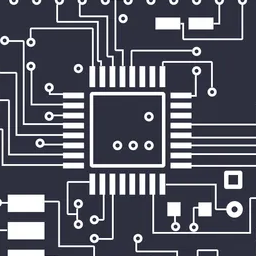
#> input picture Lab-session/resources/circ.png, 256 x 256 px, found by its file name
$ jupyter execute tpbologna_solved.ipynb
#> lines starting #> are read from the running program, lines starting #| are printed output that depends on the picture; long printed decimals are rounded
# <span style="color:rgb(213,80,0)">Denoising Using Low\-Rank Approximation</span>

## Introduction

The idea is  to identify the best way to approximate a given matrix $A$ with another one with a lower rank. Such a matrix is called a  *low\-rank approximation.* Usually, these methods imply imposing the target rank $k$ , but in this tutorial we will focus on a relaxation using the nuclear norm.

**Low\-Rank Structure in Data**

Many real\-world datasets, especially those related to images, videos, and sensor readings, exhibit an underlying low\-rank structure. This means that the essential information contained in the data can be represented by a matrix with significantly fewer non\-zero singular values. For example, in images, pixels are often highly correlated due to the continuous nature of visual scenes, resulting in a low\-rank representation. This redundancy can be exploited to distinguish between the meaningful signal and the random noise.

#### **Applications**
-   **Compression \-**  A low\-rank approximation offers a compressed (albeit lossy) version of the matrix. While the original matrix A of size n x m is represented by nm numbers, describing it as a rank k matrix allows it to be eexpressed as $XY^T$ where $X$ is of size $n\times k$ and $Y$ of size $m\times k$ , which  only requires  $k(n+m)$ numbers. If $k$ is small compared to $n$ and $m$ , substituting their product with their sum yields significant savings.
-   **Robust PCA \-** Another example of matrix optimization problem involving a nuclear norm regularization is robust PCA. More generally, matrix optimization problems involving sparsity promoting criteria find broad applications in Data Science since they are at the core of techniques such as GLASSO or matrix completion.
-  **Denoising \-** If $A$ is a noisy version of some "ground truth" signal that is approximately low\-rank, then approximating $A$ with a low\-rank matrix can effectively reduce noise while preserving the signal. This process results in a matrix that is more informative than the original noisy data.
-   **Updating Big ML Models \-**  One modern application of low\-rank matrix approximations is for fine\-tuning large models. In the context of large language models (LLMs) with billions (or more) parameters, one often uses an off\-the\-shelf model trained on a vast, generic corpus (e.g., text from the web). Fine\-tuning involves a second round of training on a domain\-specific dataset, which is typically much smaller. Examples of fine\-tuning tasks include datasets of customer service exchanges, Ed forum questions and answers, medical reports, etc. The challenge with fine\-tuning is the computational expense of updating such large models. The 2021 paper "LORA: Low\-Rank Adaptation of Large Language Models"  argues that fine\-tuning updates are generally close to low\-rank, and  one can explicitly learn these updates in their factorized form, effectively reducing the number of parameters to be trained.

Let's get started!

[cell 1]
import numpy as np
import matplotlib.pyplot as plt
from PIL import Image

## 1. Load image and degrade data

We consider a denoising problem. We want to approximate the original image $x$ which was corrupted by additive noise.

 $\tilde{x} =x+n$ , where $n\in \mathcal{N}(0,\alpha I)$ .

You should create your own version of noisy image.

Load the images provided in the folder and add a perturbation. You can control the perturbation level. Reseize the image to make it square. Normalize the image between $[0, 1]$.

[cell 2]
img = Image.open('circ.png').convert('L')
Xtrue = np.asarray(img) / 255
M,N = np.shape(Xtrue)
#> M = 256; N = 256

sb = 0.6;
Xtilde = Xtrue + sb * np.random.rand(M, N);
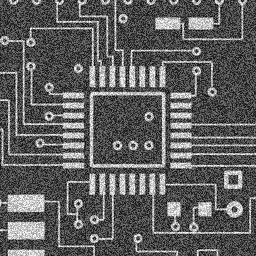
#> Xtilde: shape (256, 256) float64; min 0.0777, max 1.6, mean 0.649; drawn with min black and max white

Now plot the two images $x$ and $\tilde{x}$ .

[cell 3]
plt.imshow(Xtrue, cmap='gray')

[cell 4]
plt.imshow(Xtilde, cmap='gray')

### 2. Dual Forward Backward

For this denosing problem we focus on nuclear norm penalization, considering the following optimization problem.

 $x_{\gamma } ={\textrm{argmin}}_{x\ge 0} ~~\frac{1}{2}\|\tilde{x} -x{\|}_{{\mathrm{F}}}^2 +\lambda \|x{\|}_*$ ,

where $\|\cdot {\|}_F$ is the Frobenius norm and $\|\cdot {\|}_*$ is the nuclear norm, i.e. the sum of the singular values of $x$ . The nuclear norm regularization encourages the solution to have a low rank, making it effective in denoising.

To solve our problem, we will use Dual Forward\-Backward algorithm, which is one of the most powerful proximal methods. The algorithm to be implemented is as follows.

<p style="text-align:left">

</p>

Implement the algorithm and play with different values of the hyperparameters to obtain the best results. Check the cost at each iteration and stop the algorithm if it reaches a certain precision.

[cell 5]
def DFB(Xtilde, lambda_, nitm, prec):
    """
    Dual Forward-Backward algorithm
    Xtilde : reference matrix
    lambda_ : nuclear norm regularization parameter
    nitm : maximum number of iterations
    prec : precision for stopping test
    Returns:
    X : output primal variable
    Y : output dual variable
    cost : cost values along iteration
    """
    Y = np.zeros_like(Xtilde)
    gamma = 1.99
    cost_old = -1
    cost = []

    for nit in range(nitm):
        X = Xtilde - Y
        X[X < 0] = 0  # nonnegativity constraint

        Yt = Y + gamma * X
        U, D, Vt = np.linalg.svd(Yt, full_matrices=False)
        d_thresh = np.maximum((D - lambda_) / gamma, 0)
        PYt = U @ np.diag(d_thresh) @ Vt  # nuclear norm penalization
        Y = Yt - gamma * PYt

        U, D, Vt = np.linalg.svd(X, full_matrices=False)
        current_cost = np.linalg.norm(X - Xtilde, 'fro') ** 2 / 2 + lambda_ * np.sum(D)
        cost.append(current_cost)
        print(f"{nit+1}: cost= {current_cost}")

        if nit > 0 and abs(current_cost - cost_old) < prec * cost_old:
            break

        cost_old = current_cost

    return X,Y, cost, nit

### 3. Accelerated Dual\-Forward Backward

There is also possible to implement an accelerated version of the algorithm.

<p style="text-align:left">

</p>

Write a Matlab function that implements the FISTA algorithm. Play with different values of the hyperparameters to obtain the best results. Check the cost at each iteration and stop the algorithm if it reaches a certain precision.

[cell 6]
def DFBa(Xtilde, lambda_, nitm, prec):
    """
    Accelerated Dual Forward-Backward algorithm
    Xtilde : reference matrix
    lambda_ : nuclear norm regularization parameter
    nitm : maximum number of iterations
    prec : precision for stopping test
    Returns:
    X : output primal variable
    Y : output dual variable
    cost : cost values along iteration
    nit : number of iterations
    """
    Y = np.zeros_like(Xtilde)
    Z = Y.copy()
    gamma = 1
    zeta = 2.1
    Yold = Y.copy()
    cost_old = -1
    cost = []

    for nit in range(nitm):
        zeta = (nit - 1) / (nit + zeta)
        Z = Y + zeta * (Y - Yold)
        X = Xtilde - Z
        X[X < 0] = 0  # nonnegativity constraint

        Yt = Z + gamma * X
        U, D, Vt = np.linalg.svd(Yt, full_matrices=False)
        d_thresh = np.maximum((D - lambda_) / gamma, 0)
        PYt = U @ np.diag(d_thresh) @ Vt  # nuclear norm penalization
        Yold = Y.copy()
        Y = Yt - gamma * PYt

        U, D, Vt = np.linalg.svd(X, full_matrices=False)
        current_cost = np.linalg.norm(X - Xtilde, 'fro') ** 2 / 2 + lambda_ * np.sum(D)
        cost.append(current_cost)
        print(f"{nit + 1}: cost= {current_cost}")

        if nit > 1 and abs(current_cost - cost_old) < prec * cost_old:
            break

        cost_old = current_cost

    return X, Y, cost, nit

### 4. Comparison

Compare the two methods from the convergence speed view\-point. Plot the convergence curves of both algorithms on the same graph.

[cell 7]
nitm = 150;
lam = 5;
prec = 1e-6;

X,Y,cost,niter = DFB(Xtilde,lam,nitm,prec);
#> the loop in DFB, `for nit in range(nitm):` made 150 passes
#> (current_cost, cost_old) on passes 1 to 12: (5059.8, 5059.8), (5199.8, 5199.8), (3867.9, 3867.9), (5149.7, 5149.7), (3844.4, 3844.4), (5100.8, 5100.8), (3821.6, 3821.6), (5053, 5053), (3799.3, 3799.3), (5006.4, 5006.4), (3777.7, 3777.7), (4960.8, 4960.8)
#| 1: cost= 5059.796
#| 2: cost= 5199.806
#| 3: cost= 3867.923
#| 4: cost= 5149.709
#| 5: cost= 3844.422
#| 6: cost= 5100.789
#| 7: cost= 3821.564
#| 8: cost= 5053.015
#> (further printed lines are left out)
#> pass 1, in DFB, `U, D, Vt = np.linalg.svd(Yt, full_matrices=False)`:
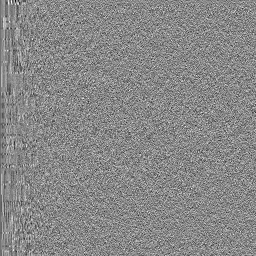
#> U: shape (256, 256) float64; min -0.333, max 0.289, mean -0.000255; drawn with min black and max white
#> pass 1, in DFB, `U, D, Vt = np.linalg.svd(Yt, full_matrices=False)`:
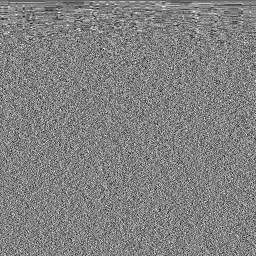
#> Vt: shape (256, 256) float64; min -0.278, max 0.268, mean -0.000282; drawn with min black and max white
#> pass 1, in DFB, `PYt = U @ np.diag(d_thresh) @ Vt`:
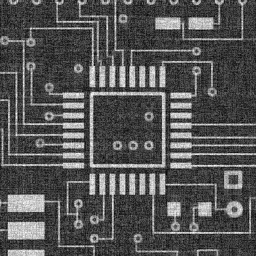
#> PYt: shape (256, 256) float64; min 0.198, max 1.53, mean 0.64; drawn with min black and max white
#> after the loop in DFB, `for nit in range(nitm):`:
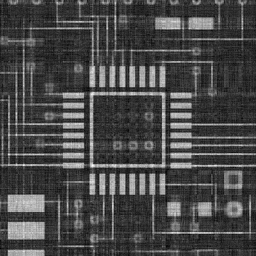
#> X: shape (256, 256) float64; min 0.247, max 1.6, mean 0.63; drawn with min black and max white
#> after the loop in DFB, `for nit in range(nitm):`: cost = 150 values, max 5199.8 at index 1, min 3091.3 at index 148, mean 3724.7
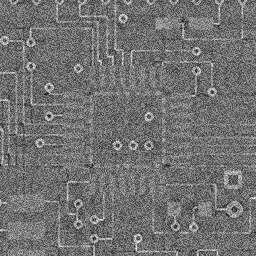
#> Y: shape (256, 256) float64; min -0.683, max 0.886, mean 0.0192; drawn with min black and max white
#> niter = 149

[cell 8]
[X_F,Y_F,cost_F,niter_F] = DFBa(Xtilde,lam,nitm,prec);
#> the loop in DFBa, `for nit in range(nitm):` made 3 passes
#> (current_cost, cost_old) on passes 1 to 2: (5059.8, 5059.8), (2911.4, 2911.4)
#> current_cost on pass 3: 2911.4
#| 1: cost= 5059.796
#| 2: cost= 2911.407
#| 3: cost= 2911.407
#> after the loop in DFBa, `for nit in range(nitm):`: cost = [5059.8, 2911.4, 2911.4]; zeta = 0.5
#> cost_F = [5059.8, 2911.4, 2911.4]; niter_F = 2

Compute the difference $\| x_N - x \|_{\rm{F}}$.

[cell 9]
print(np.linalg.norm(X-Xtrue, ord='fro'))
#| 78.138
print(np.linalg.norm(X_F-Xtrue, ord='fro'))
#| 77.805

Plot the results.

[cell 10]
fig, (ax1, ax2) = plt.subplots(1, 2)
ax1.imshow(X, cmap='gray')
ax1.set_title("DFB, Nr. iter: "+str(niter)+", \ncost: "+ str(cost[-1]))
ax2.imshow(X_F, cmap='gray')
ax2.set_title("FISTA_DFB, Nr. iter: "+str(niter_F)+",\n cost: "+ str(cost_F[-1]))

[cell 11]
fig4 = plt.figure()
plt.plot(range(0,niter+1),cost,label="DFB")
plt.plot(range(0,niter_F+1), cost_F,label="FISTA_DFB")
plt.xlabel("Nr. Iterations")
plt.ylabel("Cost evolution")
plt.legend()
plt.show()
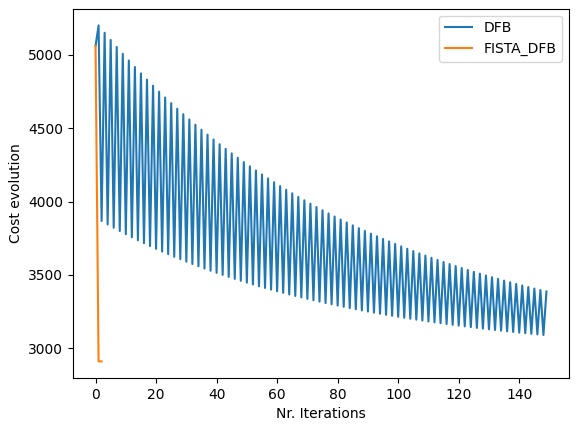
#> figure drawn by matplotlib, 1 panel; curve peaks at x = 1, y = 5199.8
